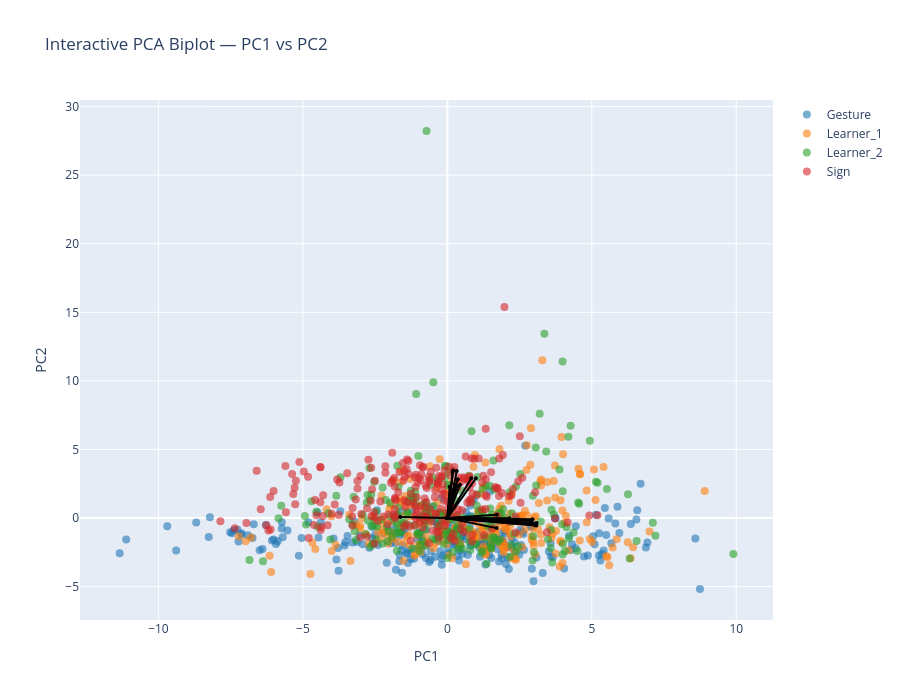

Write notebook code for a chart like this one.
### Markdown cell above
## PC1-PC2

### Code cell
feature_names = df_clean.columns[:-1].to_list()

# Prepare data
X = df_clean.iloc[:, :-1].values  # All columns except the last as features

df_clean['groupID'] = df_clean['groupID'].astype('category')
y = df_clean.iloc[:, -1].values   # Last column as target variable

# Convert categorical target to numeric if necessary
if y.dtype == 'object' or y.dtype.name == 'category':
    le = LabelEncoder()
    y = le.fit_transform(y)  # Converts categorical labels into numeric labels

# Scale the data
scaler_GS = StandardScaler()
Xz_GS = scaler_GS.fit_transform(X)    

# PCA transformation
pca_GS = PCA()
x_new_GS = pca_GS.fit_transform(Xz_GS)

# Get the PCA loadings (components_ is shape: [n_components, n_features])
loadings_GS = pca_GS.components_.T

# Number of top variables to show per PC
top_n = 10

# Get top variables per PC by absolute contribution
top_vars = set()
for i in range(2):  # PC1 and PC2 (the PCs you plot below)
    component = loadings_GS[:, i]      # column i = all variables' loadings ON PC i
    top_indices = np.argsort(np.abs(component))[-top_n:]
    top_vars.update(top_indices)

# Convert to sorted list for consistency
selected_vars = sorted(top_vars)

# Plot
interactive_PCA_biplot(score=x_new_GS, 
                       coeff=loadings_GS, 
                       labels=feature_names, 
                       y=y, 
                       selected_vars=selected_vars, 
                       pc_x=1, pc_y=2,
                       show_labels=False,
                       concepts=concepts,
                       le=le,
                       highlight_concepts=None  # or None for no highlighting
                    
                    )

### Figure 1 — Plotly figure (JSON) as saved in the notebook; plotly's stock layout.template omitted (floating-point values rounded to 4 significant figures; data arrays with more than 128 entries replaced by an {"elided": "..."} marker saying what was removed)
{"data": [{"hoverinfo": "text", "marker": {"color": "#1f77b4", "opacity": 0.6, "size": 8}, "mode": "markers", "name": "Gesture", "showlegend": true, "text": {"elided": "248 str values"}, "type": "scatter", "x": {"elided": "248 float values"}, "y": {"elided": "248 float values"}}, {"hoverinfo": "text", "marker": {"color": "#ff7f0e", "opacity": 0.6, "size": 8}, "mode": "markers", "name": "Learner_1", "showlegend": true, "text": {"elided": "244 str values"}, "type": "scatter", "x": {"elided": "244 float values"}, "y": {"elided": "244 float values"}}, {"hoverinfo": "text", "marker": {"color": "#2ca02c", "opacity": 0.6, "size": 8}, "mode": "markers", "name": "Learner_2", "showlegend": true, "text": {"elided": "240 str values"}, "type": "scatter", "x": {"elided": "240 float values"}, "y": {"elided": "240 float values"}}, {"hoverinfo": "text", "marker": {"color": "#d62728", "opacity": 0.6, "size": 8}, "mode": "markers", "name": "Sign", "showlegend": true, "text": {"elided": "239 str values"}, "type": "scatter", "x": {"elided": "239 float values"}, "y": {"elided": "239 float values"}}, {"hoverinfo": "text", "hovertext": "gross__variability__arm_speed_Gstd", "line": {"color": "black"}, "marker": {"size": 4}, "mode": "lines+markers", "showlegend": false, "textposition": "top center", "type": "scatter", "x": [0, 3.046], "y": [0, -0.5192]}, {"hoverinfo": "text", "hovertext": "gross__magnitude__arm_speed_peak_mean", "line": {"color": "black"}, "marker": {"size": 4}, "mode": "lines+markers", "showlegend": false, "textposition": "top center", "type": "scatter", "x": [0, 2.963], "y": [0, -0.4347]}, {"hoverinfo": "text", "hovertext": "gross__rhythm__arm_speed_peak_rate", "line": {"color": "black"}, "marker": {"size": 4}, "mode": "lines+markers", "showlegend": false, "textposition": "top center", "type": "scatter", "x": [0, -1.626], "y": [0, 0.07444]}, {"hoverinfo": "text", "hovertext": "gross__rhythm__arm_speed_mod_depth", "line": {"color": "black"}, "marker": {"size": 4}, "mode": "lines+markers", "showlegend": false, "textposition": "top center", "type": "scatter", "x": [0, 2.948], "y": [0, -0.08925]}, {"hoverinfo": "text", "hovertext": "gross__magnitude__arm_acc_Gmean", "line": {"color": "black"}, "marker": {"size": 4}, "mode": "lines+markers", "showlegend": false, "textposition": "top center", "type": "scatter", "x": [0, 2.149], "y": [0, -0.008457]}, {"hoverinfo": "text", "hovertext": "gross__variability__arm_acc_Gstd", "line": {"color": "black"}, "marker": {"size": 4}, "mode": "lines+markers", "showlegend": false, "textposition": "top center", "type": "scatter", "x": [0, 3.081], "y": [0, -0.5507]}, {"hoverinfo": "text", "hovertext": "gross__magnitude__arm_acc_peak_mean", "line": {"color": "black"}, "marker": {"size": 4}, "mode": "lines+markers", "showlegend": false, "textposition": "top center", "type": "scatter", "x": [0, 3.089], "y": [0, -0.3603]}, {"hoverinfo": "text", "hovertext": "gross__rhythm__arm_acc_mod_depth", "line": {"color": "black"}, "marker": {"size": 4}, "mode": "lines+markers", "showlegend": false, "textposition": "top center", "type": "scatter", "x": [0, 2.915], "y": [0, -0.2103]}, {"hoverinfo": "text", "hovertext": "gross__rhythm__band1_band_power_totalarm", "line": {"color": "black"}, "marker": {"size": 4}, "mode": "lines+markers", "showlegend": false, "textposition": "top center", "type": "scatter", "x": [0, 1.712], "y": [0, 0.2375]}, {"hoverinfo": "text", "hovertext": "gross__magnitude__bbmv_arms_total", "line": {"color": "black"}, "marker": {"size": 4}, "mode": "lines+markers", "showlegend": false, "textposition": "top center", "type": "scatter", "x": [0, 1.706], "y": [0, -0.7342]}, {"hoverinfo": "text", "hovertext": "fine__handshape__fingertip_spread_mean", "line": {"color": "black"}, "marker": {"size": 4}, "mode": "lines+markers", "showlegend": false, "textposition": "top center", "type": "scatter", "x": [0, 0.3257], "y": [0, 3.435]}, {"hoverinfo": "text", "hovertext": "fine__variability__fingertip_spread_std", "line": {"color": "black"}, "marker": {"size": 4}, "mode": "lines+markers", "showlegend": false, "textposition": "top center", "type": "scatter", "x": [0, 0.1858], "y": [0, 3.368]}, {"hoverinfo": "text", "hovertext": "fine__handshape__thumb_index_mean", "line": {"color": "black"}, "marker": {"size": 4}, "mode": "lines+markers", "showlegend": false, "textposition": "top center", "type": "scatter", "x": [0, 0.2005], "y": [0, 3.464]}, {"hoverinfo": "text", "hovertext": "fine__variability__thumb_index_std", "line": {"color": "black"}, "marker": {"size": 4}, "mode": "lines+markers", "showlegend": false, "textposition": "top center", "type": "scatter", "x": [0, 0.8261], "y": [0, 2.906]}, {"hoverinfo": "text", "hovertext": "fine__handshape__mcp_tip_mean", "line": {"color": "black"}, "marker": {"size": 4}, "mode": "lines+markers", "showlegend": false, "textposition": "top center", "type": "scatter", "x": [0, 0.3596], "y": [0, 2.82]}, {"hoverinfo": "text", "hovertext": "fine__variability__mcp_tip_std", "line": {"color": "black"}, "marker": {"size": 4}, "mode": "lines+markers", "showlegend": false, "textposition": "top center", "type": "scatter", "x": [0, 0.2498], "y": [0, 2.465]}, {"hoverinfo": "text", "hovertext": "fine__handshape__thumb_opposition_mean", "line": {"color": "black"}, "marker": {"size": 4}, "mode": "lines+markers", "showlegend": false, "textposition": "top center", "type": "scatter", "x": [0, 0.07902], "y": [0, 2.289]}, {"hoverinfo": "text", "hovertext": "fine__variability__handshape_variability", "line": {"color": "black"}, "marker": {"size": 4}, "mode": "lines+markers", "showlegend": false, "textposition": "top center", "type": "scatter", "x": [0, 0.9879], "y": [0, 2.895]}, {"hoverinfo": "text", "hovertext": "fine__magnitude__flexion_speed_mean", "line": {"color": "black"}, "marker": {"size": 4}, "mode": "lines+markers", "showlegend": false, "textposition": "top center", "type": "scatter", "x": [0, 0.4404], "y": [0, 2.427]}, {"hoverinfo": "text", "hovertext": "fine__variability__flexion_speed_std", "line": {"color": "black"}, "marker": {"size": 4}, "mode": "lines+markers", "showlegend": false, "textposition": "top center", "type": "scatter", "x": [0, 0.3392], "y": [0, 2.317]}], "layout": {"height": 700, "hovermode": "closest", "title": {"text": "Interactive PCA Biplot — PC1 vs PC2"}, "width": 900, "xaxis": {"title": {"text": "PC1"}}, "yaxis": {"title": {"text": "PC2"}}}}
